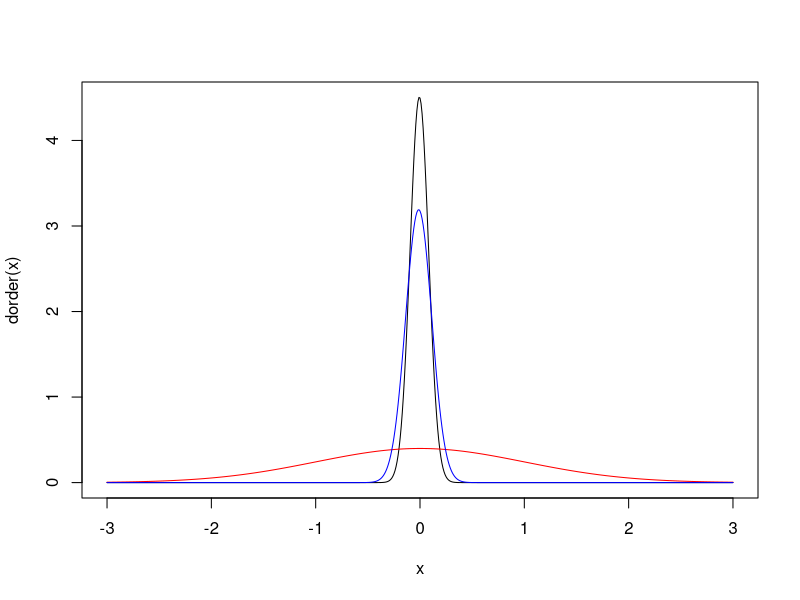
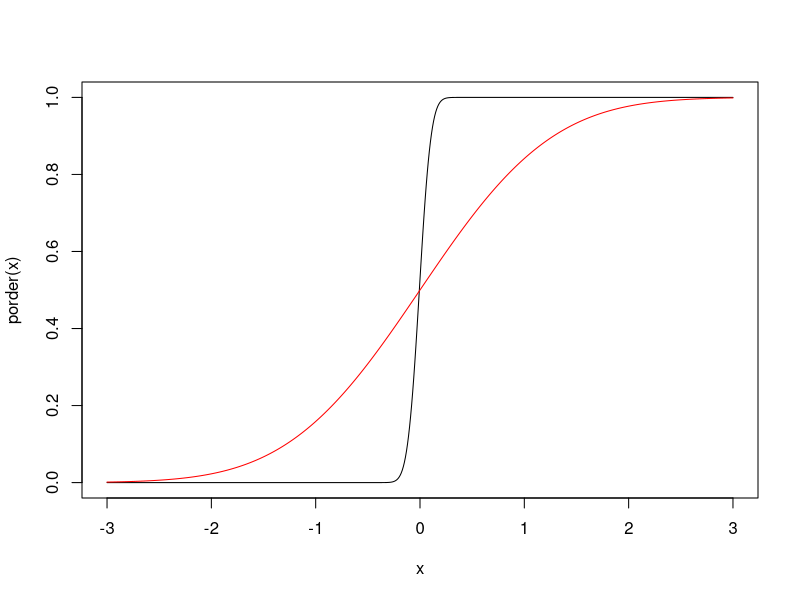
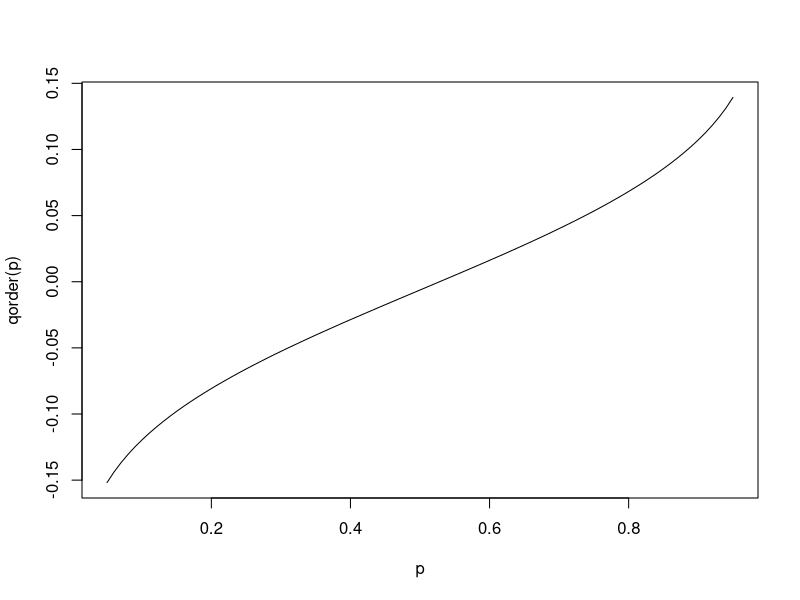
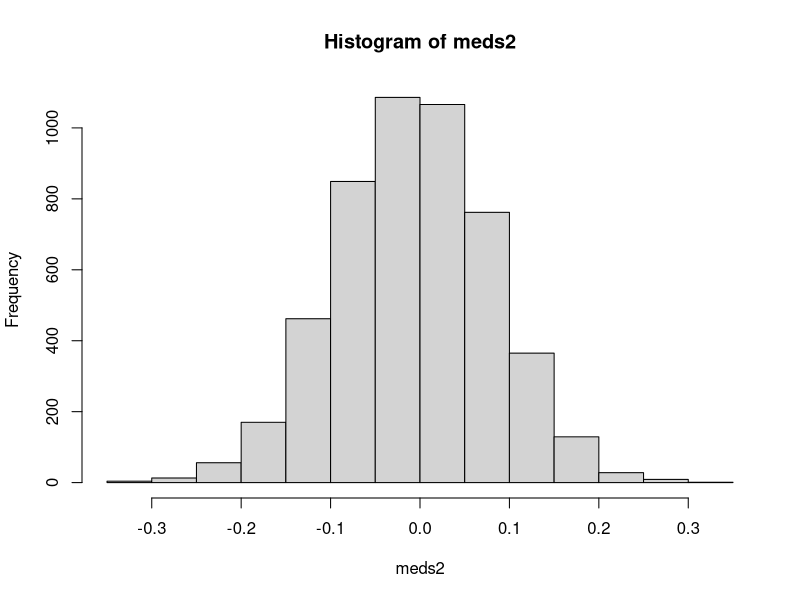
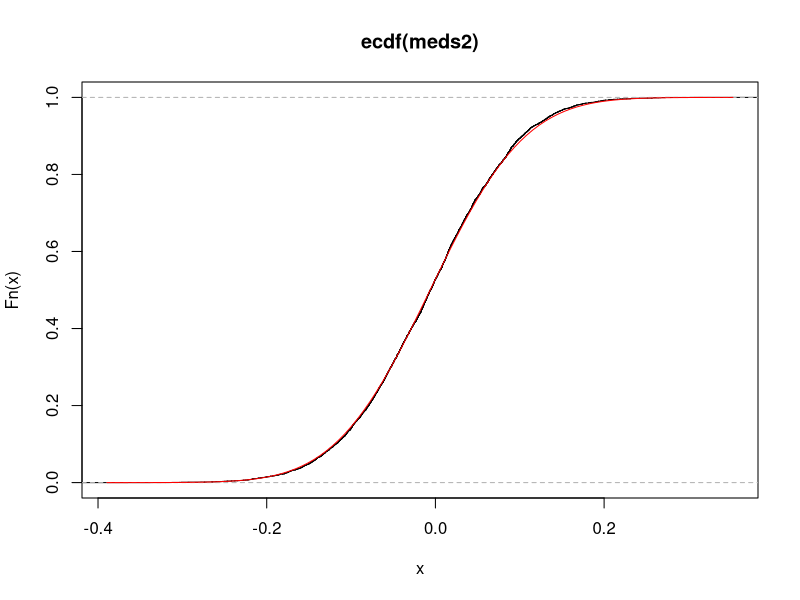
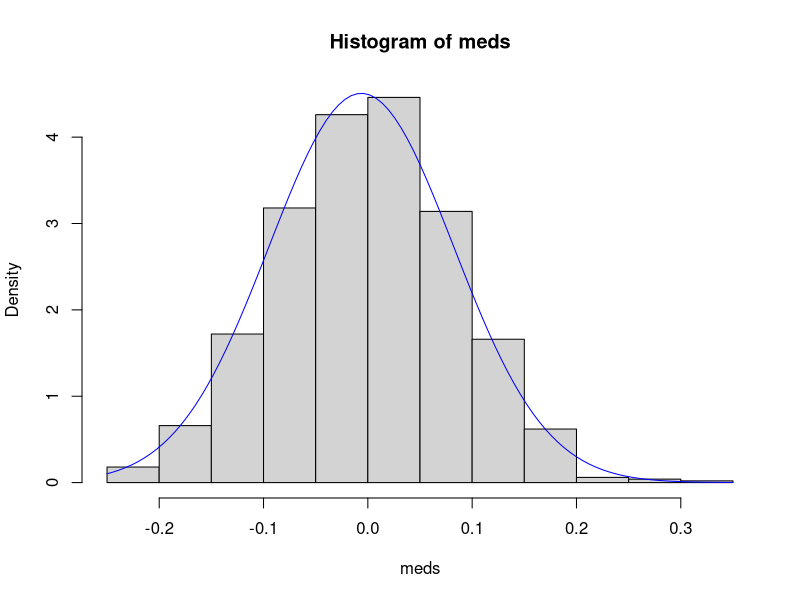
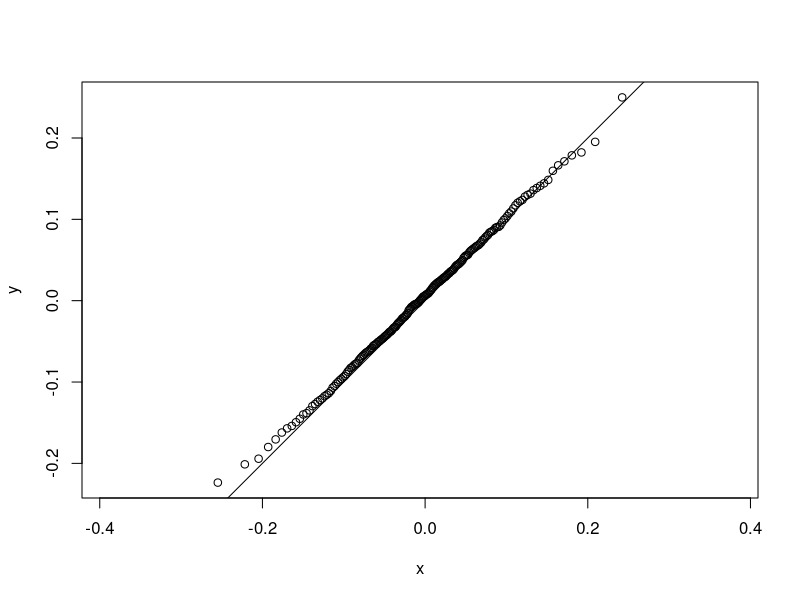
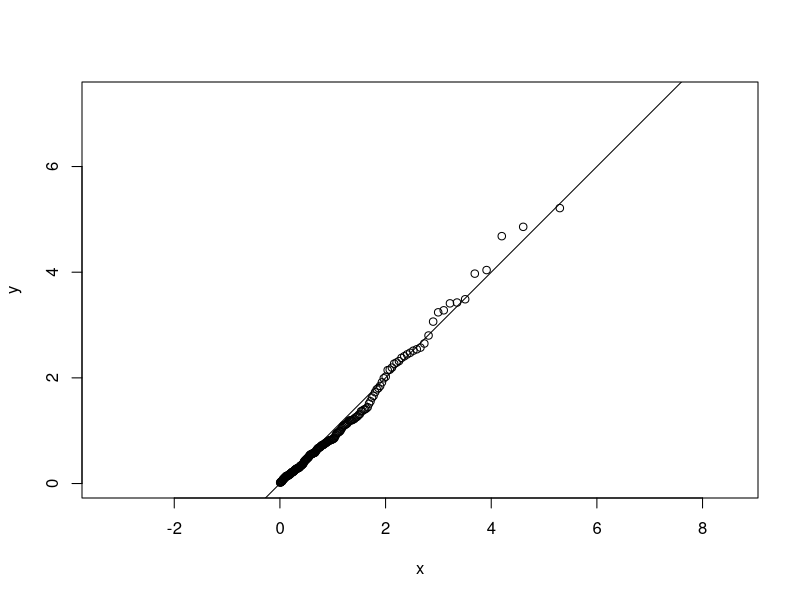

Reproduce these figures in R, in order. (Note: this script raises an error after producing the figures.)
## ---- chunk 1

knitr::knit_hooks$set(inline = function(x) { knitr:::format_sci(x, 'md')})
knitr::opts_chunk$set(echo = TRUE, cache = TRUE)

# This section loads necessary R libraries and sources scripts that define 
# useful functions format_md.

library(viridis)
library(ggplot2)
library(tidyverse)

## ---- chunk 2
#lowercase f probability density function
#density function PDF
N = 200
median(rnorm(N, mean = 0, sd = 1)) #create a normal function

dorder <- function(x,k=100,n=N){
  k*
  choose(n,k)*
  (pnorm(x, mean = 0, sd = 1))^(k-1)*
  (1-pnorm(x, mean = 0, sd = 1))^(n-k)*
  dnorm(x)
}

x <- seq(-3, 3, by = 0.01)
plot(x,dorder(x), type = "l")
lines(x, dnorm(x), col= "red") #DENSITY OF x for a standard normal. black line is density of the median statistic for a random normal distribution.
lines(x, dorder(x, k = 50, n = 100), col = "blue")
## ---- chunk 3
#uppercase F is CDF
#probability function
#p function probability of that value or to the left of it
porder <- function(x, k = 100, n = 200){
  pbinom(k-1, n, pnorm(x, mean = 0, sd = 1), lower.tail = FALSE)
}

x <- seq(-3, 3, by = 0.01)
plot(x,porder(x), type = "l")
lines(x, pnorm(x), col= "red") #DENSITY OF x for a standard normal. black line is density of the median statistic for a random normal distribution.


## ---- chunk 4
#quantile function
g <- function (x,pf,p) pf(x) - p
qorder <- function(p){
  out <- p
  for(i in seq_along(p)){
    out[i] <- uniroot(g, c(-100,100), pf = porder, p = p[i])$root
  }
  out
}

p <- seq(0.05, 0.95, by = 0.01)
plot(p,qorder(p), type = "l")

## ---- chunk 5
meds <- c()
for (i in 1:1000) {
  meds[i] <- median(rnorm(N))
}

meds2 <- qorder(runif(5000)) #generating medians using q function
hist(meds2)
plot(ecdf(meds2))
#plot(ecdf(meds), add = TRUE, col = "blue")
curve(porder(x), add=TRUE, col = "red")

## ---- chunk 6
hist(meds, freq = FALSE)
curve(dorder(x), add = TRUE, col = "blue")
## ---- chunk 7
p <- ppoints(200)
x <- qorder(p)
y <- quantile(meds, probs = p)

plot(x,y, asp = 1)
abline(0,1)
## ---- chunk 8
random_sample <- rexp(200 )
q_candidate <- qexp

x <- q_candidate((1:200)/200)
y <- quantile(random_sample, probs = (1:200)/200)

plot(x,y, asp = 1)
abline(0,1)
## ---- chunk 9
random_sample <- meds
q_candidate <- qorder
pp <- ppoints(N)
x <- q_candidate(pp)
y <- quantile(random_sample, probs = pp)

plot(x[1:(N-1)], y[1:(N-1)], asp = 1, xlab = "Theoretical quantile", ylab = "Sample quantile")
abline(0,1)

## ---- chunk 10
random_sample <- rt(200, df = 3)
q_candidate <- qnorm

x <- q_candidate((1:200)/200)
y <- quantile(random_sample, probs = (1:200)/200)


plot(x,y, asp = 1, xlab = "Theoretical quantile", ylab = "Sample quantile")
abline(0,1)

## ---- chunk 11
random_sample <- rt(200, df = 3)
q_candidate <- qnorm

x <- q_candidate((1:200)/200)
y <- quantile(random_sample, probs = (1:200)/200)

plot(x,y, asp = 1)
abline(0,1)
## ---- chunk 12
#These functions have already been described using the parameters above. 
## ---- chunk 13
N <- 200
M <- 5000
out <- array(rnorm(M*N), c(M,N))
maxs <- apply(out,1,max)

p <- ppoints(200)
x <- qorder(p, 200, 200)
y <- quantile(maxs, probs = p)

plot(x, y, asp = 1, xlab = "Theoretical quantile", ylab = "Sample quantile")
abline(0,1)
## ---- chunk 14
dorder <- function(x, k, n, dist = "norm", ...){
  
  pf <- get(paste0("p", dist))
  df <- get(paste0("d", dist))

# Slide 50 of transformations & order-statistics  
  k*
  choose(n,k)*
  (pf(x, ...))^(k-1)*
  (1-pf(x, ...))^(n-k)*
  df(x)
}


porder <- function(x, k, n, dist = "norm", ...){
  pf <- get(paste0("p", dist))

# Slide 54 of transformations & order-statistics  
  pbinom(k-1, n, pf(x, ...), lower.tail = FALSE)
}

qorder <- function(p, k, n, dist = "norm", ...){
  out <- p
  for(i in seq_along(p)){
    out[i] <- uniroot(function(x){porder(x, k, n, dist, ...) - p[i]}, c(-100,100))$root
  }
  out
}
## ---- chunk 15
curve(porder(x, 1, 200), -5,0, ylab = "Probability", xlab = "Minimum")
curve(dorder(x, 1, 200), -5,0, ylab = "Density", xlab = "Minimum")
